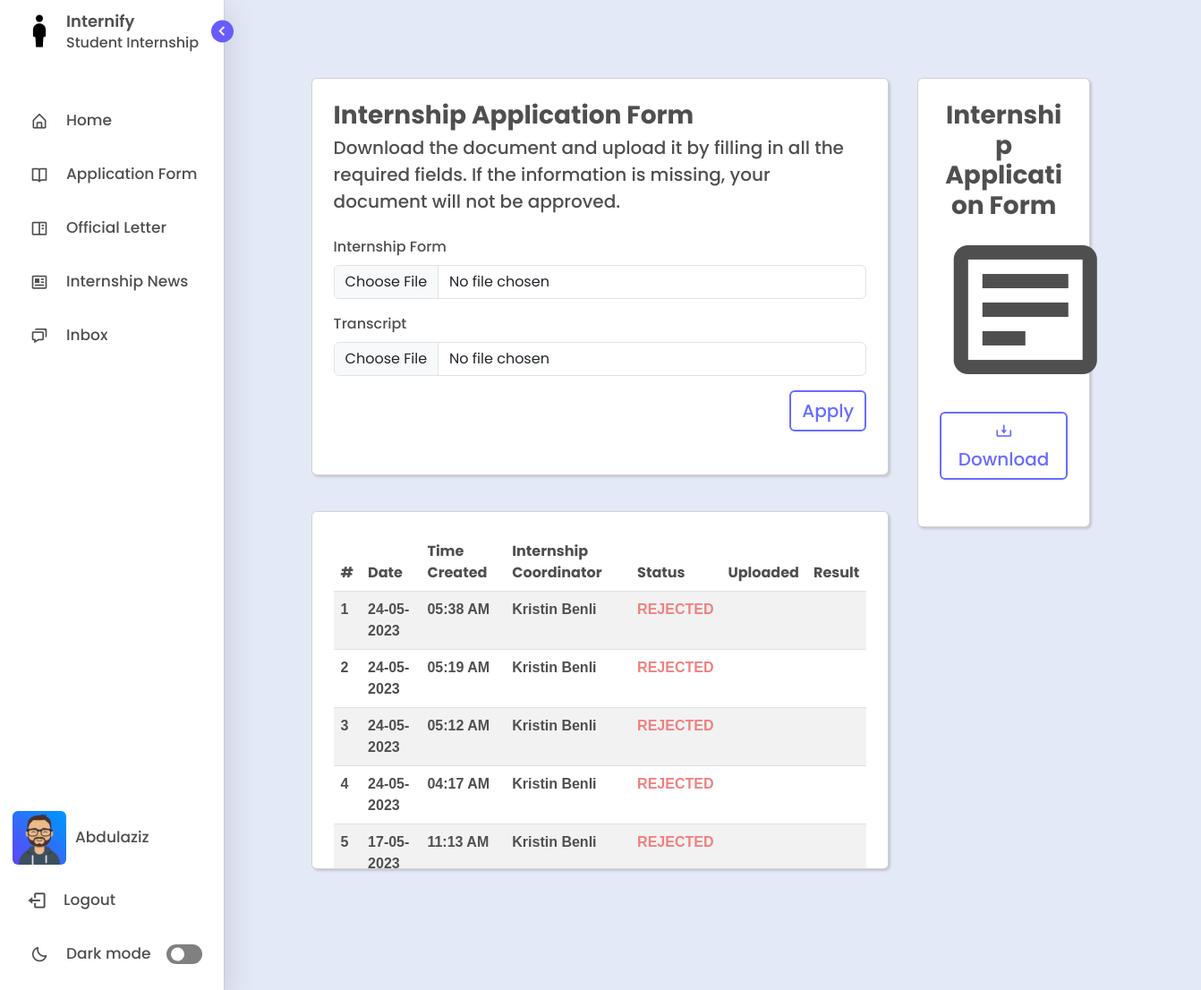
/application-form/ (signed in), run on an earlier commit of the app's database.
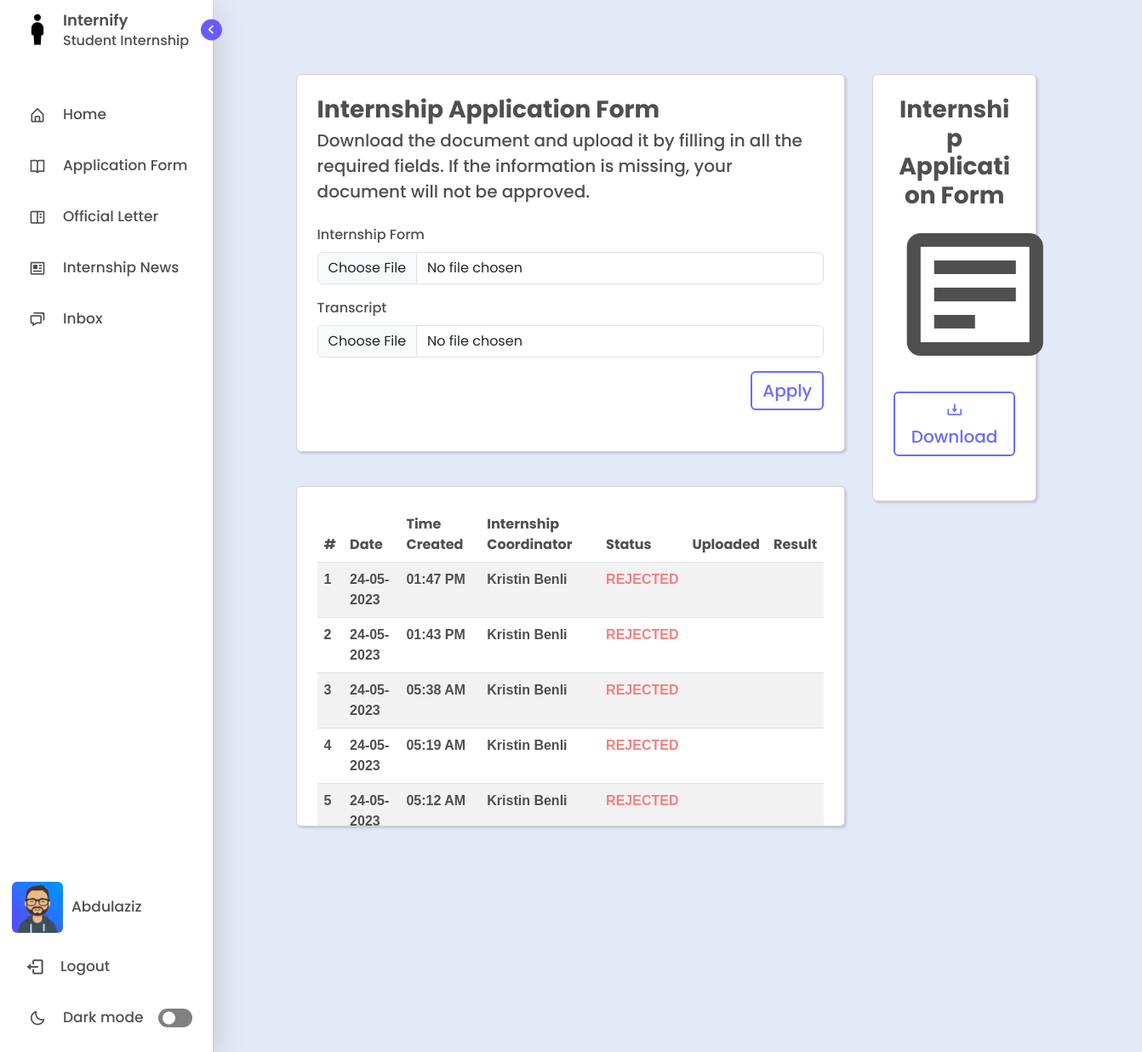
And on a later commit of the database.
### management/models.py (models this page shows, shortened)
class BaseAbstractModel(models.Model):
    is_visible = models.BooleanField(default=True, verbose_name='Visibility')
    date_created = models.DateTimeField(auto_now_add=True)
    date_updated = models.DateTimeField(auto_now=True)
    class Meta:
        abstract = True

class Application(BaseAbstractModel):
    STATUS_CHOICES = (
        ('W', 'Waiting'),
        ('R', 'Rejected'),
        ('P', 'Pending'),
        ('A', 'Accepted'),
    )
    TYPE_CHOICES = (
        ('L', 'Letter'),
        ('I', 'Internship'),
    )
    student = models.ForeignKey(Student, on_delete=CASCADE)
    coordinator = models.ForeignKey(InternshipCoordinator, on_delete=CASCADE)
    employee = models.ForeignKey(CareerCenterEmployee, on_delete=CASCADE)
    status = models.CharField(max_length=1, choices=STATUS_CHOICES)
    type = models.CharField(max_length=1, choices=TYPE_CHOICES, default='I')

class InternshipCoordinator(BaseAbstractModel):
    coordinator_id = models.CharField(max_length=20, primary_key=True, unique=True)
    department = models.ForeignKey(Department, on_delete=CASCADE)
    faculty = models.ForeignKey(Faculty, on_delete=CASCADE)
    user = models.ForeignKey(User, on_delete=CASCADE)

class User(AbstractBaseUser, PermissionsMixin):
    GENDER_CHOICES = (
        ('M', 'Male'),
        ('F', 'Female'),
    )
    first_name = models.CharField(max_length=100)
    last_name = models.CharField(max_length=100)
    email = models.EmailField(unique=True)
    gender = models.CharField(max_length=1, choices=GENDER_CHOICES)
    photo = models.ImageField(upload_to='users', null=True, blank=True)
    last_login = models.DateTimeField(auto_now=True)
    is_active = models.BooleanField(default=True)
    is_staff = models.BooleanField(default=False)
    is_superuser = models.BooleanField(default=False)
    objects = CustomUserManager()
    USERNAME_FIELD = 'email'
    REQUIRED_FIELDS = ['first_name', 'last_name', 'gender',  'password']
    def get_full_name(self):
        return f'{self.first_name} {self.last_name}'

### management/views.py (the view, shortened to what this page needs)
# urls.py: path('application-form/', views.internshipform, name = "internshipform"),
def internshipform(request):
	user = request.user
	student = Student.objects.get(user=user)
	applications = Application.objects.filter(student=student, type='I').order_by('-date_created')
	documents = Document.objects.filter(application__in=applications)
	context = {
		'applications': applications,
		'documents': documents
	}
	return render(request, "student/internshipform.html", context)

### templates/student/internshipform.html (shortened to what the changed rows need)
{% extends "layout.html" %}
{% load static %}
{% load l10n %}
{% block content %}
<div class="home" style="margin-left:11%; margin-top:5%;">
	<div class="float-container">
		<div class="float-child-left">
			<div class="col-lg-12">
				<div class="col-lg-12">
					<div class="card p-4" style="margin-top:40px; max-height: 400px; overflow-y: scroll;">
						<header class="mb-2" style="text-align: start;">
							<table id="example" class="table table-striped" style="width:100%; margin-bottom: auto;">
								{% if applications.count > 0 %}
								<thead>
									<tr>
										<th class="text" style="font-weight: bold;">#</th>
										<th class="text" style="font-weight: bold;">Date</th>
										<th class="text" style="font-weight: bold;">Time Created</th>
										<th class="text" style="font-weight: bold;">Internship Coordinator</th>
										<th class="text" style="font-weight: bold;">Status</th>
										<th class="text" style="font-weight: bold;">Uploaded</th>
										<th class="text" style="font-weight: bold;">Result</th>
									</tr>
								</thead>
								<tbody>
									{% for application in applications %}
									<tr>
										<td class="text"
											style="font-weight: bold; font-family:Arial, Helvetica, sans-serif;">
											{{forloop.counter}}</td>
										<td class="text"
											style="font-weight: bold; font-family:Arial, Helvetica, sans-serif;">
											{{application.date_created|date:"d-m-Y" }}</td>
										<td class="text"
											style="font-weight: bold; font-family:Arial, Helvetica, sans-serif;">
											{{application.date_created|date:"h:i A"}}</td>
										<td class="text"
											style="font-weight: bold; font-family:Arial, Helvetica, sans-serif;">
											{{application.coordinator.user.get_full_name}}
										</td>
										{% if application.status == 'W' %}
											<td>
												<span
													style="color: lightskyblue; font-weight: bold; font-family: Arial, Helvetica, sans-serif;">
													WAITING
												</span>
											</td>
											<td>
												{% for document in documents %}
													{% if document.application.id == application.id and document.type == 'S' %}
														<a href="{{document.document.url}}" target="_blank" class="text" style="text-decoration: none;">
															<span>
																<i class='bx bx-show'></i>
															</span>
														</a>
													{% endif %}
												{% endfor %}
											</td>
											<td></td>
										{% else %}
											<td>
												<span
													style="color: lightcoral; font-weight: bold; font-family: Arial, Helvetica, sans-serif;">
													REJECTED
												</span>
											</td>
											<td>
											</td>
											<td></td>
										{% endif %}
									</tr>
									{% endfor %}
								</tbody>
								{% else %}
								<p class='text-center text-white'>No records!</p>
								{% endif %}
							</table>
						</header>
					</div>
				</div>
			</div>
		</div>
	</div>
</div>
{% endblock content %}

### templates/includes/sidebar.html (shortened to what this page needs)
<!DOCTYPE html>
{% load static %}
<html lang="en">
<head>
    <link href='https://unpkg.com/boxicons@2.1.1/css/boxicons.min.css' rel='stylesheet'>
</head>
<body>
    <nav class="sidebar open">
        <header>
            <div class="image-text">
                <span class="image">
                    <a href="/home"><img id="my-image" src="{% static 'assets/img/logo.png' %}" alt=""></a>
                </span>
                <div class="text logo-text">
                    <a href="/home" style="text-decoration: none; color: var(--text-color);"><span class="name">Internify</span></a>
                    <span class="profession">Student Internship</span>
                </div>
            </div>
            <i class='bx bx-chevron-right toggle'></i>
        </header>
        <div class="menu-bar">
            <div class="menu">
                <li class="nav-link">
                    <a href="{% url 'index' %}">
                        <i class='bx bx-home-alt icon' ></i>
                        <span class="text nav-text">Home</span>
                    </a>
                </li>
                {% for group in request.user.groups.all %}
                    {% if group.name == 'Student' %}
                        <li class ="nav-link">
                            <a href="/application-form">
                                <i class='bx bx-book-open icon'></i>
                                <span class="text nav-text">Application Form</span>
                            </a>
                        </li>
                        <li class ="nav-link">
                            <a href="/official-letter">
                                <i class='bx bx-book-content icon' ></i>
                                <span class="text nav-text">Official Letter</span>
                            </a>
                        </li>
                        <li class="nav-link">
                            <a href="/internship-opportunities">
                              <i class='bx bx-news icon' ></i>
                              <span class="text nav-text">Internship News</span>
                            </a>
                        </li>
                    {% endif %}
                {% endfor %}
                <li class="nav-link">
                    <a href="/inbox">
                        <i class='bx bx-chat icon' ></i>
                        <span class="text nav-text">Inbox</span>
                    </a>
                </li>
            </div>
            <div class="bottom-content">
                <li class="nav-link">
                    <a href="/profile">
                        <img src="
                                {% if request.user.photo%}
                                    {{ request.user.photo.url }}
                                {% elif request.user.gender == 'M' %}
                                    {% static 'assets/img/avatars/male_avatar.png' %}
                                {% else %}
                                    {% static 'assets/img/avatars/female_avatar.png' %}
                                {% endif %}
                                "
                                alt="user-avatar"
                            class="d-block rounded" height="60" width="60" id="uploadedAvatar" />
                        <span class="text nav-text" style="margin-left:10px;"> {{user.first_name}}</span>
                    </a>
                </li>
                <li class="nav-link">
                    <a href="/logout">
                        <i class='bx bx-log-out icon' style="font-size:23px; margin-left:-3px;"></i>
                        <span class="text nav-text">Logout</span>
                    </a>
                </li>
                <li class="mode">
                    <div class="sun-moon">
                        <i class='bx bx-moon icon moon'></i>
                    </div>
                    <span class="mode-text text">Dark mode</span>
                    <div class="toggle-switch">
                        <span class="switch"></span>
                    </div>
                </li>
            </div>
        </div>
    </nav>
</body>
</html>

What changed in the data, as far as the page shows it:
no longer on this page (row unchanged): Application: date_created "24-05-2023", date_created "04:17 AM", coordinator.user.get_full_name "Kristin Benli", status "REJECTED"
no longer on this page (row unchanged): Application: date_created "17-05-2023", date_created "11:13 AM", coordinator.user.get_full_name "Kristin Benli", status "REJECTED"
added Application: date_created "24-05-2023", date_created "01:47 PM", coordinator.user.get_full_name "Kristin Benli", status "REJECTED"
added Application: date_created "24-05-2023", date_created "01:43 PM", coordinator.user.get_full_name "Kristin Benli", status "REJECTED"
